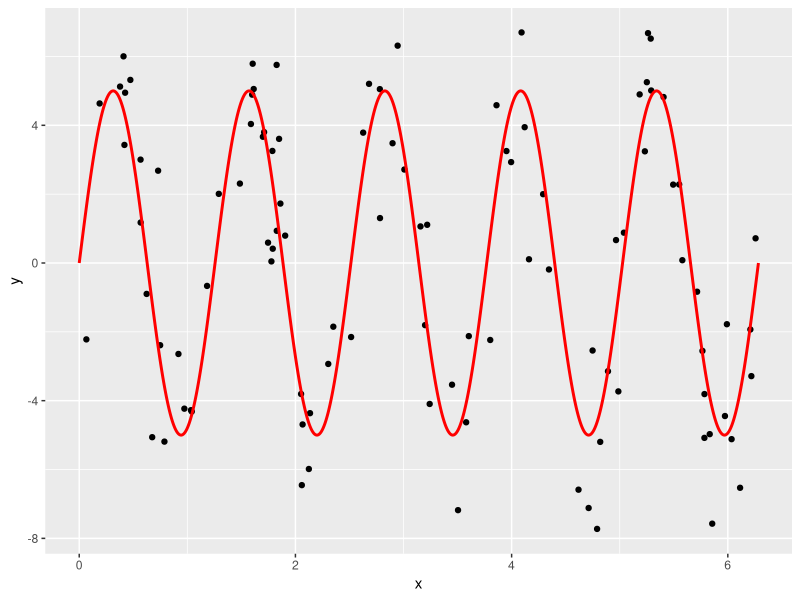

The R script that drew this image: (Note: a time limit stopped this script after it produced the figure.)
# Setup -------------------------------------------------------------------
library(tidyverse)
library(broom)

# Let these be:
# -true function f(x) for a one-dimensional predictor x
# -the standard deviation of the true epsilon i.e. the noise
f <- function(x) {
  5*sin(5*x)
}
sigma <- 2

# This function generates a random sample. Random in terms of both
# -the predictor x
# -the amount of noise eps
generate_sample <- function(f, sample_size, sigma) {
  data_frame(
    x = runif(n = sample_size, min = 0, max = 2*pi),
    f_x = f(x),
    eps = rnorm(n = sample_size, mean = 0, sd = sigma),
    y = f_x + eps
  )
}

# Generate Training Data via Sampling -------------------------------------
# We observe points (x,y). Here we are pretending to know the exact break down 
# of y into f(x) and eps:
train_data <- generate_sample(f, sample_size = 100, sigma = sigma) %>%
  dplyr::select(x, y)

# The true model f(x) is in red:
ggplot(train_data, aes(x=x)) +
  geom_point(aes(y=y)) +
  stat_function(data=data_frame(x=c(0,2*pi)), aes(x=x), fun=f, col="red", n=1000, size=1)


# Compute MSE, Bias^2, Variance for Range of df --------------------------

# Number of simuations to average the behavior of f_hat = y_hat over
n_sim <- 10000
# Sample size of each training data
sample_size <- 200
# Value of x for test data
x0 <- 0.5
# Vector of different degrees of freedom to try:
df_vector <- c(3:99)

# Save values here:
MSE <- rep(0, length(df_vector)) 
bias_squared <- rep(0, length(df_vector))
variance <- rep(0, length(df_vector))

# Do your work here. You'll need a "pull back the curtain" moment at some point:


#outer for loop to run the df 

for(j in 3:99)
  {
  #create a prediction vector to store stuff
  predictions <- rep(0, n_sim)    
  
  for(i in 1:n_sim){
    
    #sample the training data
    train_data <- generate_sample(f, sample_size = sample_size, sigma = sigma)
    
    #test data is a single value
    test_data <- data_frame(x=x0) #x0= 0.5
    
    #fit the model 
    model_spline <- smooth.spline(x=train_data$x, y=train_data$y, df=j)
    
    #find the predictions
 #   predictions[i] <- model_spline %>%
 #     augment(newdata=test_data) %>%
 #     tbl_df() %>%
 #     .[[".fitted"]]
    
    model_augmented <- predict(model_spline, x=test_data$x) %>%
      tbl_df() %>%
      rename(y_hat = y) 
    
    #prediction vector from previous lab
    predictions[i] = model_augmented$y_hat
    
    if (j %% 100 == 0) {
      print(j)
    }
  }
  
  #from previous lab
  truth <- data_frame(
    x = rep(x0, n_sim),
    f_x = f(x),
    eps = rnorm(n = n_sim, mean = 0, sd = 0.3),
    y = f_x + eps
  )
  
  truth <- truth %>%
    mutate(y_hat = predictions)
  
  
  #To compute MSE, bias^2 and variance
  #make sure it's within the outer for loop 
  #- I had it outside the first time that's why it didn't work
  
  MSE[j-2] = mean((truth$y - truth$y_hat)^2)
  bias_squared[j-2] = mean(truth$f_x - truth$y_hat)^2
  variance[j-2] = var(truth$y_hat)
}


# Create Data Frames -------------------------------------------------------
# Create results data frame based on previous results
results <- data_frame(
  df = df_vector,
  MSE = MSE,
  bias_squared = bias_squared,
  variance = variance
) 
# Convert to tidy data format (rows=observations, cols=variables) using
# tidyr::gather
results_tidy <- results %>% 
  tidyr::gather(type, value, -df)





# Plots -------------------------------------------------------

# Plot bias_squared vs variance (on log vs log scale)
bias_sq_vs_var_plot <- 
  ggplot(results, aes(x=bias_squared, y=variance)) +
  geom_text(aes(label=df)) +
  scale_y_log10() +
  scale_x_log10()
bias_sq_vs_var_plot
ggsave(file="bias_sq_vs_var.pdf", plot=bias_sq_vs_var_plot, width = 6, height=4)

# Plot MSE, bias_squared, variance
MSE_plot <- 
  ggplot(results_tidy, aes(x=df, y=value, col=type)) +
  geom_line()
MSE_plot
ggsave(file="MSE.pdf", plot=MSE_plot, width = 6, height=4)
